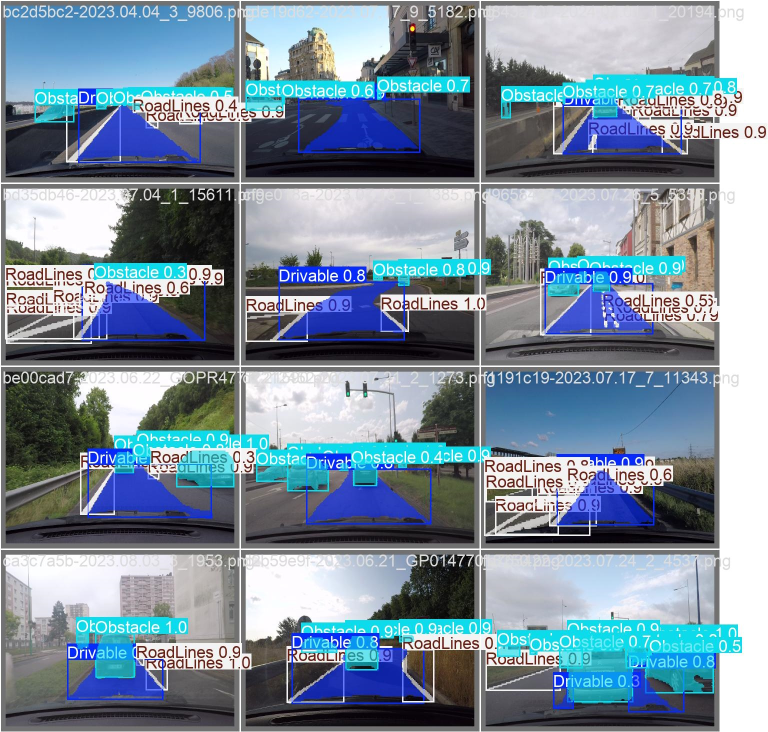
#> input picture images/val_batch0_pred.jpg, 1536 x 1464 px, given in place of 4.MP4, which was not available (shown at 1/2 size)
$ python AutopilotV1.py
#> lines starting #> are read from the running program, lines starting #| are printed output that depends on the picture; after the words box and inside, x2 and y2 are one past the last pixel; in counts of white or black regions, pixels touching at a corner belong together; pictures that were not available may be replaced by others from this repository, and a replacement may not be noted
import cv2 as cv
import numpy as np


height = 720
width = 1280

center = int(width/2)
car_hood = 150
car_width = 900
distance_center = int(width/2)
detection_distance = 120
distance_width = 130


def display_lines(frame, lines):
    line_image = np.zeros_like(frame)
    if lines is not None:
        for line in lines:
            x1, y1, x2, y2 = line.reshape(4)
            cv.line(line_image, (x1, y1), (x2, y2), (255, 0, 0), 10)
    return line_image


cap = video_capture = cv.VideoCapture('Test drive\\31 03 2023\\4.MP4')

while (cap.isOpened()):
    success, frame = cap.read()
#> frame is the input picture: shape (1464, 1536, 3); mean B, G, R 155.9, 140.7, 122.8
    if success:
        displayed_frame = frame.copy()
        """rbg2gray and transform the view to bird eye view"""


        # transform the view to bird eye view
        top_left = [int(distance_center - distance_width/2), int(height - car_hood - detection_distance)]
        top_right = [int(distance_center + distance_width/2), int(height - car_hood - detection_distance)]
        bottom_left = [int(center - car_width/2), int(height-car_hood)]
        bottom_right = [int(center + car_width/2), int(height-car_hood)]

        cv.circle(displayed_frame, top_left, 5, (0, 0, 255), -1)
#> displayed_frame: shape (1464, 1536, 3); under 0.01% of pixels changed, all inside (x1, y1, x2, y2) = (570, 445, 581, 456)
        cv.circle(displayed_frame, top_right, 5, (0, 0, 255), -1)
#> displayed_frame: shape (1464, 1536, 3); mean B, G, R 155.9, 140.7, 122.8
        cv.circle(displayed_frame, bottom_left, 10, (0, 0, 255), -1)
#> displayed_frame: shape (1464, 1536, 3); mean B, G, R 155.9, 140.7, 122.8
        cv.circle(displayed_frame, bottom_right, 10, (0, 0, 255), -1)
#> displayed_frame: shape (1464, 1536, 3); mean B, G, R 155.8, 140.6, 122.8
        cv.imshow('displayed_frame', displayed_frame)


        frame_gray = cv.cvtColor(frame, cv.COLOR_RGB2GRAY)
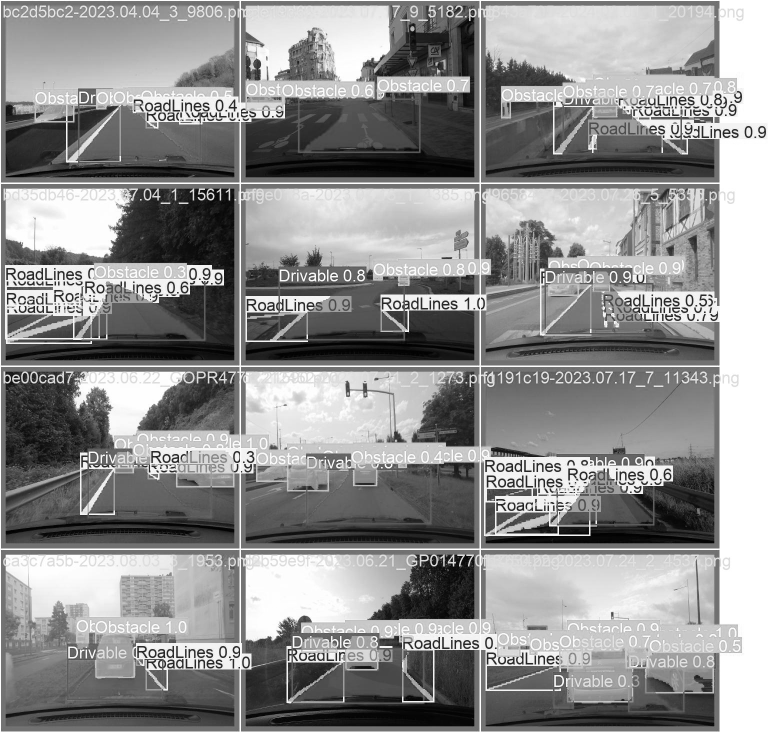
#> frame_gray: shape (1464, 1536) (shown at 1/2 size); min 0, max 255, mean 143.2
        # frame_blur = cv.GaussianBlur(frame_gray, (5, 5), 0)

        pts1 = np.float32([top_left, bottom_left, top_right, bottom_right])
        pts2 = np.float32([[0, 0], [0, height], [width, 0], [width, height]])

        matrix = cv.getPerspectiveTransform(pts1, pts2)
        transformed_frame = cv.warpPerspective(frame_gray, matrix, (width, height))

        kernel_sharpen = np.array([[0, -1, 0],
                                [-1, 5, -1],
                                [0, -1, 0]])
        frame_sharpen = cv.filter2D(transformed_frame, -1, kernel_sharpen)
        # frame_sharpen = cv.filter2D(frame_sharpen, -1, kernel_sharpen)

        alpha = 2  # Contrast control (1.0-3.0)
        beta = -200  # Brightness control (0-100)
        adjusted = cv.convertScaleAbs(frame_sharpen, alpha=alpha, beta=beta)
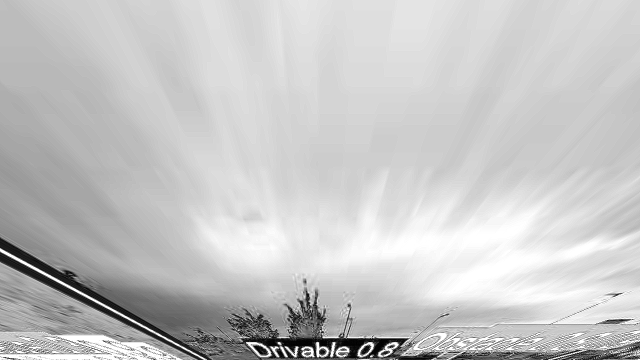
#> adjusted: shape (720, 1280) (shown at 1/2 size); min 0, max 255, mean 197.7

        # kernel_edge = np.array([[0, -1, 0],
        #                         [-1, 5, -1],
        #                         [0, -1, 0]])
        # edge_detection = cv.filter2D(adjusted, -1, kernel_edge)

        frame_canny = cv.Canny(adjusted, 100, 250)
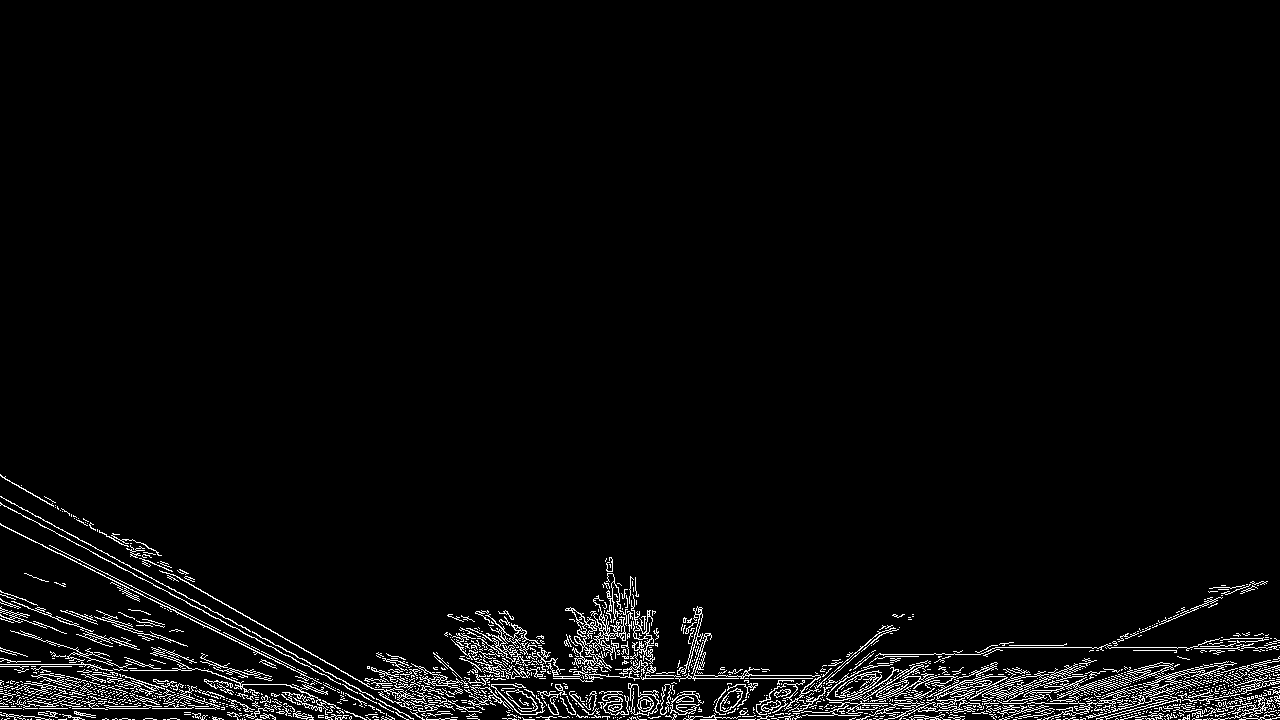
#> frame_canny: shape (720, 1280); 3.3% white in thin lines or dots, all inside (x1, y1, x2, y2) = (0, 474, 1280, 720)
        lines = cv.HoughLinesP(frame_canny, 1, np.pi / 180, 100, np.array([]), minLineLength=40, maxLineGap=30)
#> lines = 183 rows, first 6: [372, 708, 1273, 708], [59, 708, 574, 691], [0, 689, 487, 680], [0, 703, 1279, 703], [296, 671, 345, 672], [270, 666, 1275, 683]
        frame_lines = display_lines(frame_canny, lines)
#> the loop in display_lines, `for line in lines:` made 183 passes
#> after the loop in display_lines, `for line in lines:`:
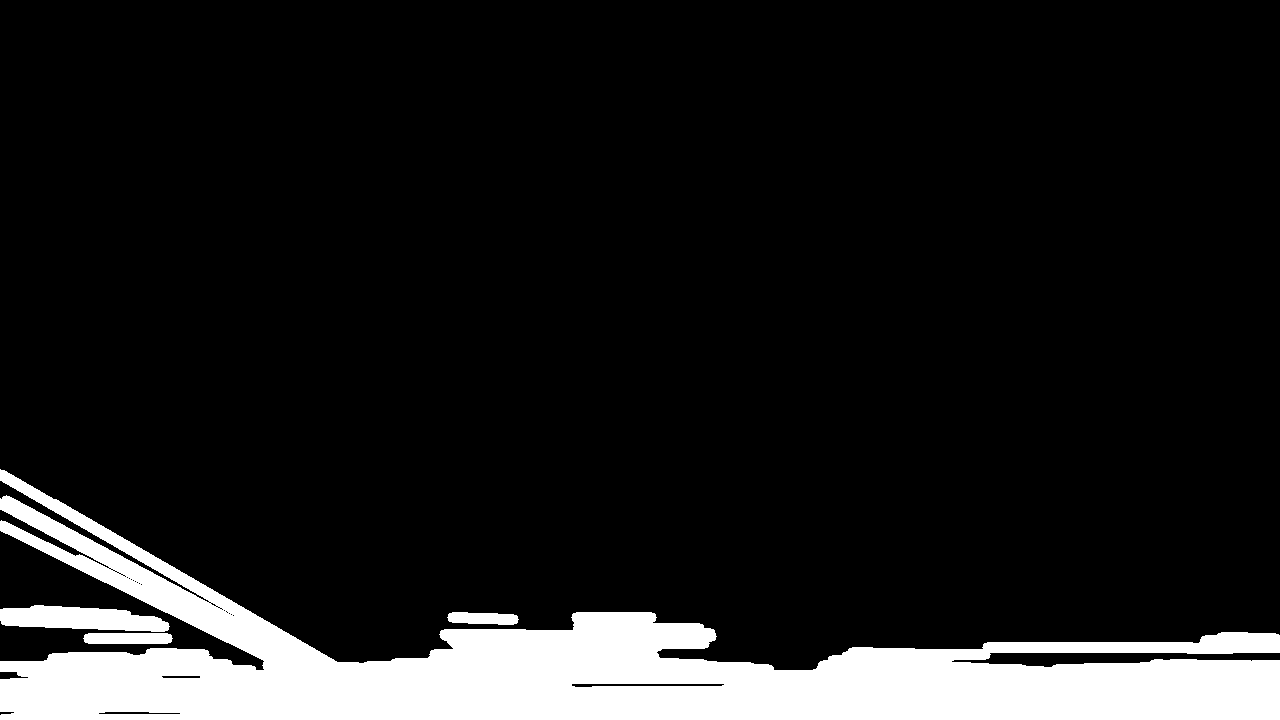
#> line_image: shape (720, 1280); 11.9% white; 4 white regions, box (x1, y1, x2, y2) and area: (0, 469, 1280, 720) 104749, (0, 605, 170, 632) 3221, (83, 633, 173, 644) 950, (447, 612, 519, 625) 752
        combo_image = cv.addWeighted(adjusted, 0.8, frame_lines, 1, 1)
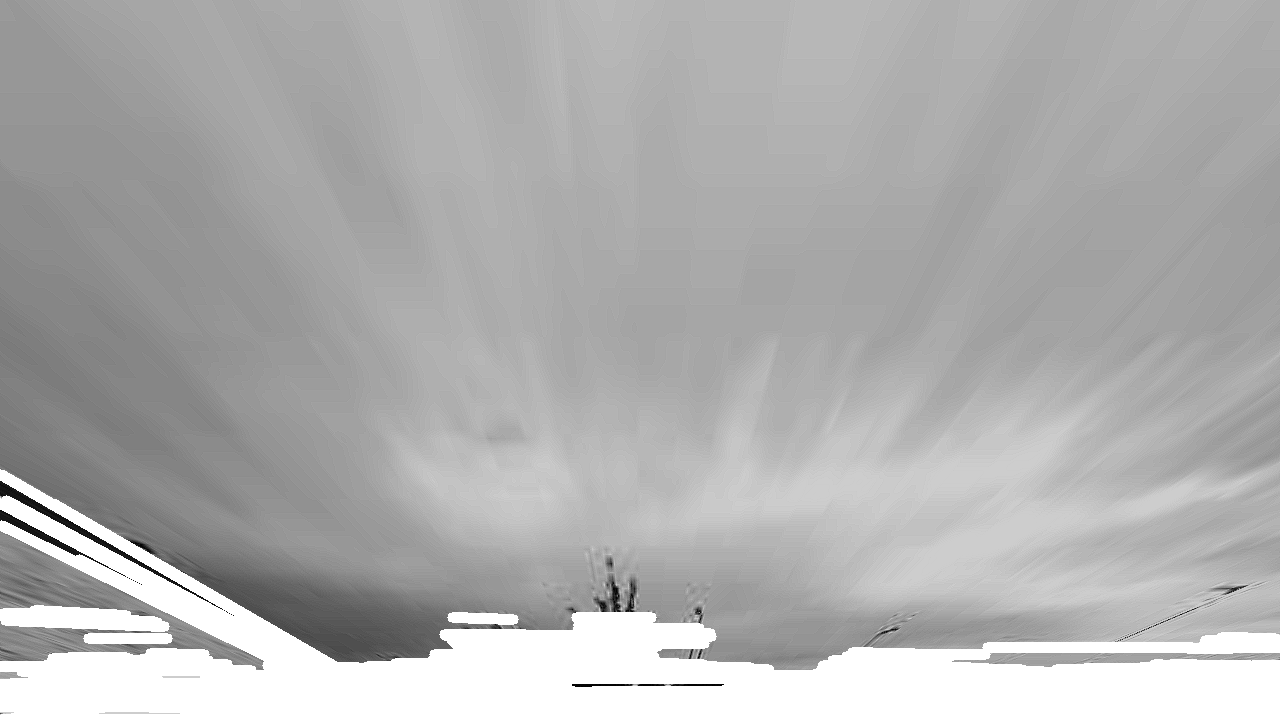
#> combo_image: shape (720, 1280); min 1, max 255, mean 175.8

        cv.imshow('adjusted', adjusted)
        cv.imshow('frame_canny', frame_canny)
        cv.imshow('combo_image', frame_lines)
        if cv.waitKey(1) == 27:
#> (key Esc is pressed here)
            break

        cv.waitKey(10)

$ run again, on images/autopilotV6 active 2.png
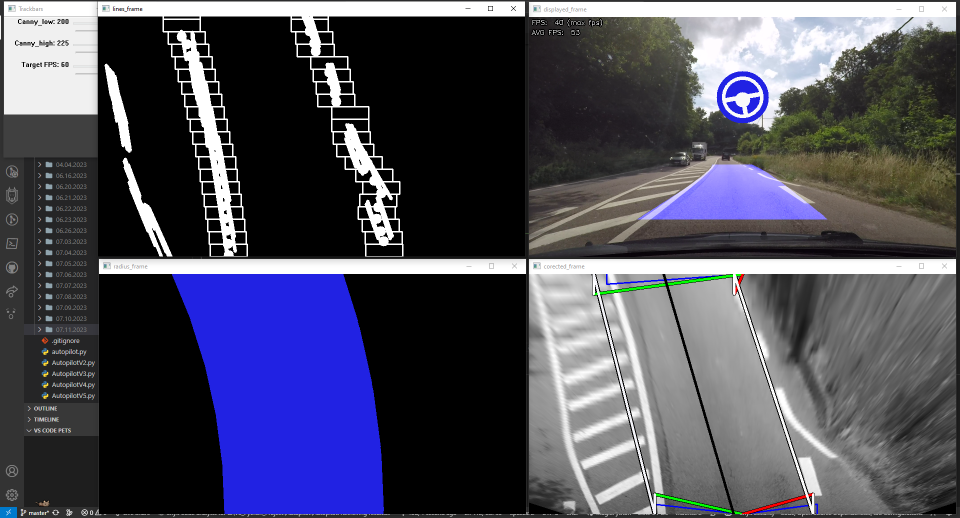
#> input picture images/autopilotV6 active 2.png, 1920 x 1035 px, given in place of 4.MP4, which was not available (shown at 1/2 size)
#> frame is the input picture: shape (1035, 1920, 3); mean B, G, R 92.7, 76.5, 76.7
#> `frame_canny = cv.Canny(adjusted, 100, 250)`:
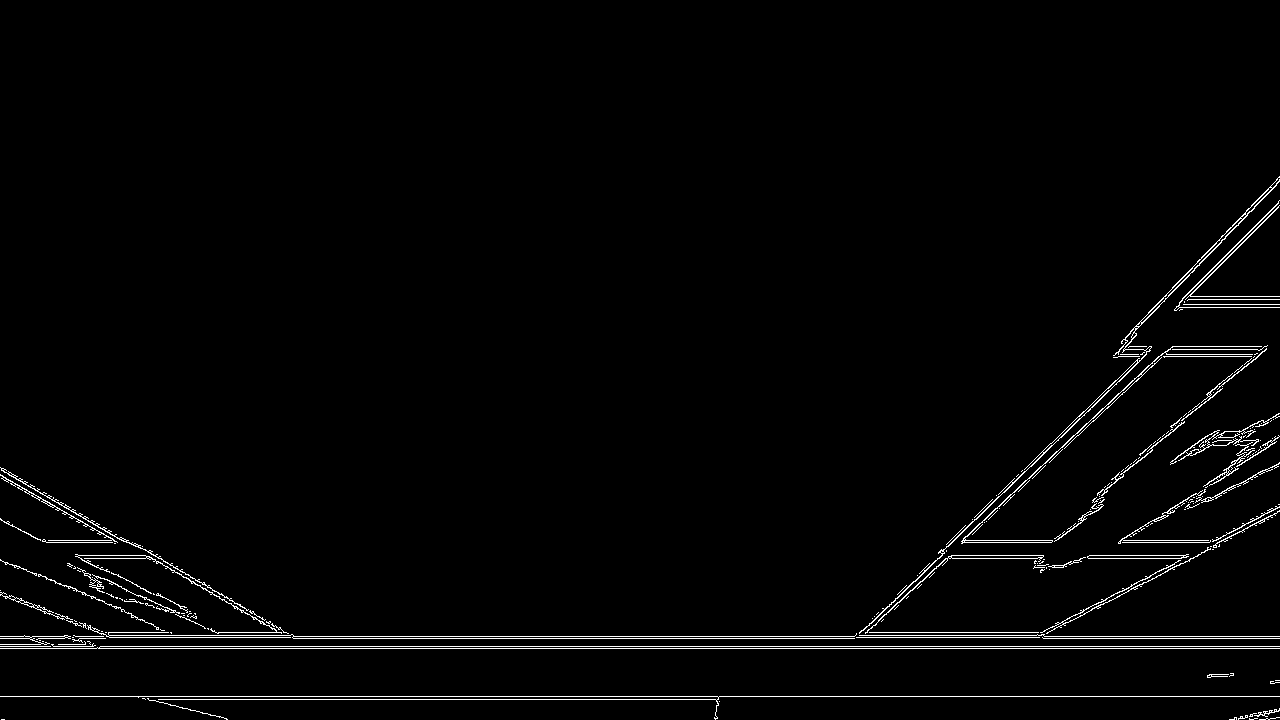
#> frame_canny: shape (720, 1280); 1.9% white in thin lines or dots, all inside (x1, y1, x2, y2) = (0, 176, 1280, 720)
#> lines = 48 rows, first 6: [0, 646, 1279, 646], [0, 696, 1279, 696], [0, 648, 1279, 648], [293, 636, 854, 636], [0, 638, 105, 638], [145, 699, 718, 699]
#> the loop in display_lines, `for line in lines:` made 48 passes
#> `combo_image = cv.addWeighted(adjusted, 0.8, frame_lines, 1, 1)`:
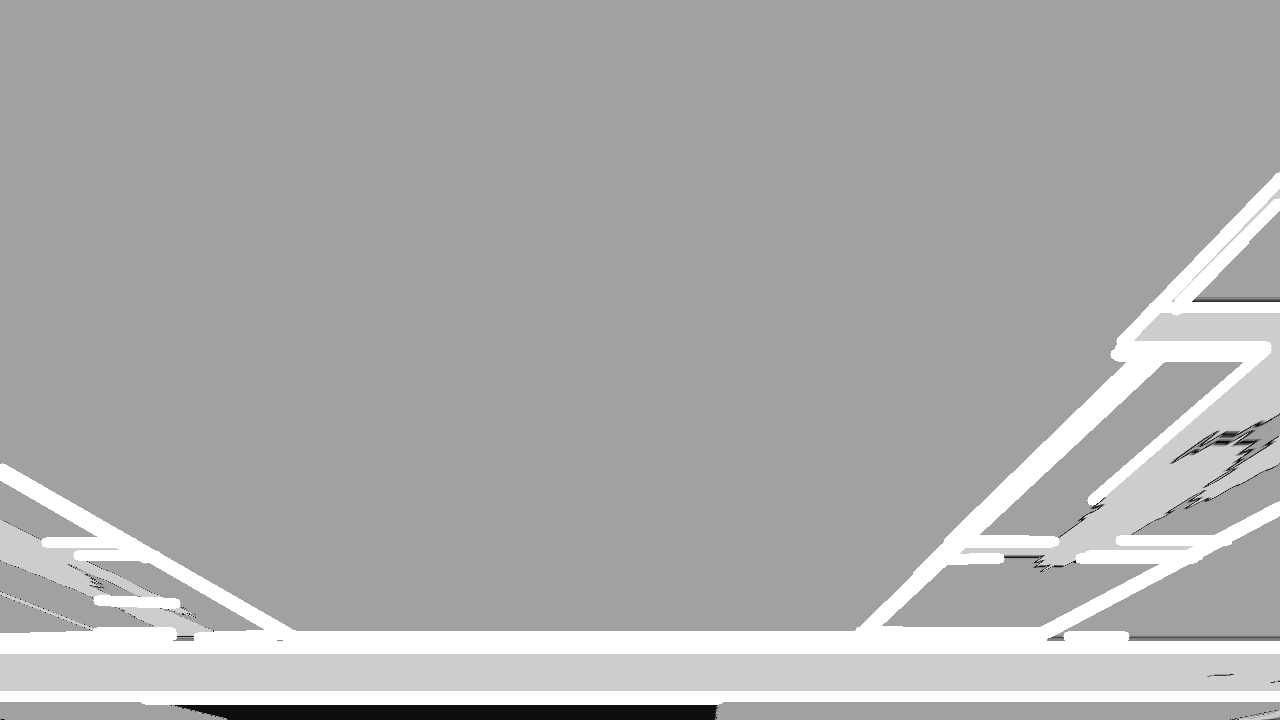
#> combo_image: shape (720, 1280); min 1, max 255, mean 171

$ run again, on images/autopilotV6 active 3.png
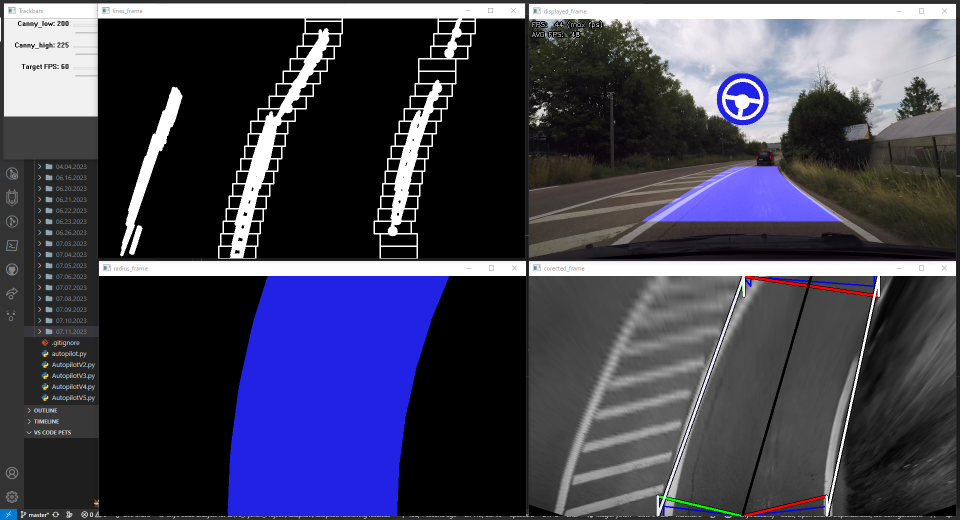
#> input picture images/autopilotV6 active 3.png, 1920 x 1040 px, given in place of 4.MP4, which was not available (shown at 1/2 size)
#> frame is the input picture: shape (1040, 1920, 3); mean B, G, R 84.5, 65.8, 66.4
#> `frame_canny = cv.Canny(adjusted, 100, 250)`:
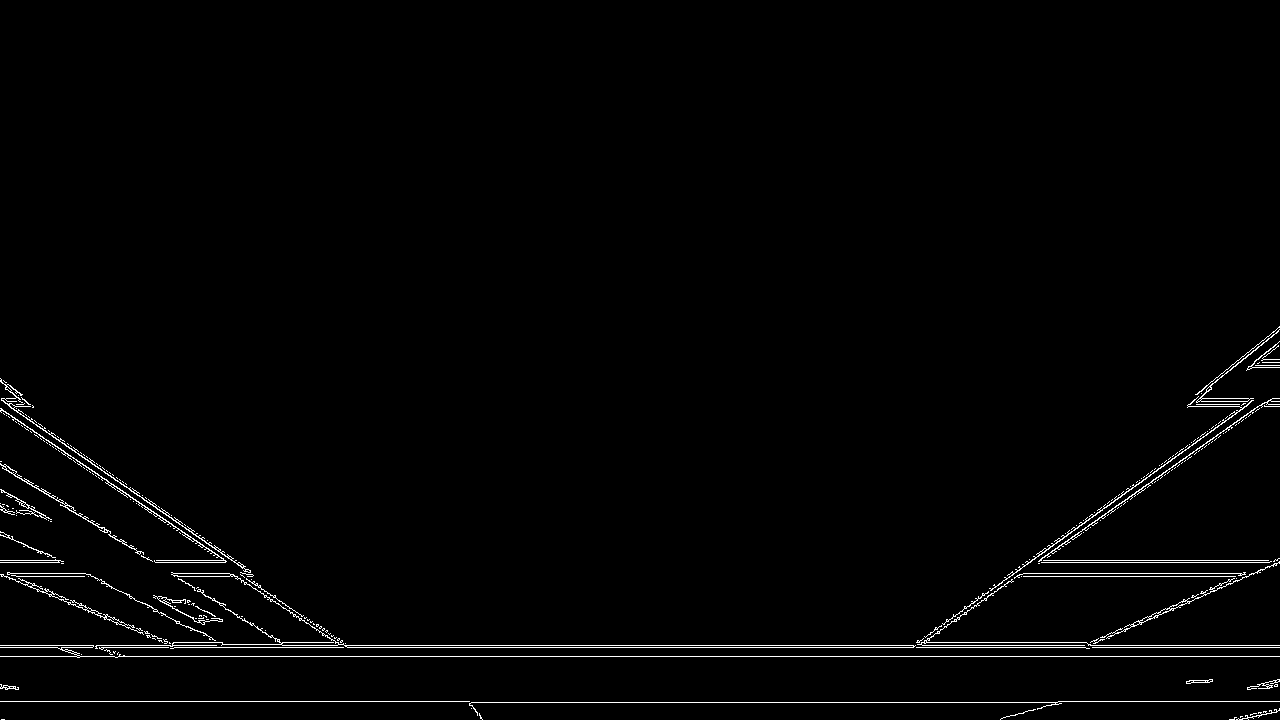
#> frame_canny: shape (720, 1280); 1.4% white in thin lines or dots, all inside (x1, y1, x2, y2) = (0, 326, 1280, 720)
#> lines = 27 rows, first 6: [0, 656, 1279, 656], [282, 645, 1279, 645], [0, 647, 1279, 647], [0, 701, 469, 701], [471, 702, 1057, 702], [1009, 576, 1248, 576]
#> the loop in display_lines, `for line in lines:` made 27 passes
#> `combo_image = cv.addWeighted(adjusted, 0.8, frame_lines, 1, 1)`:
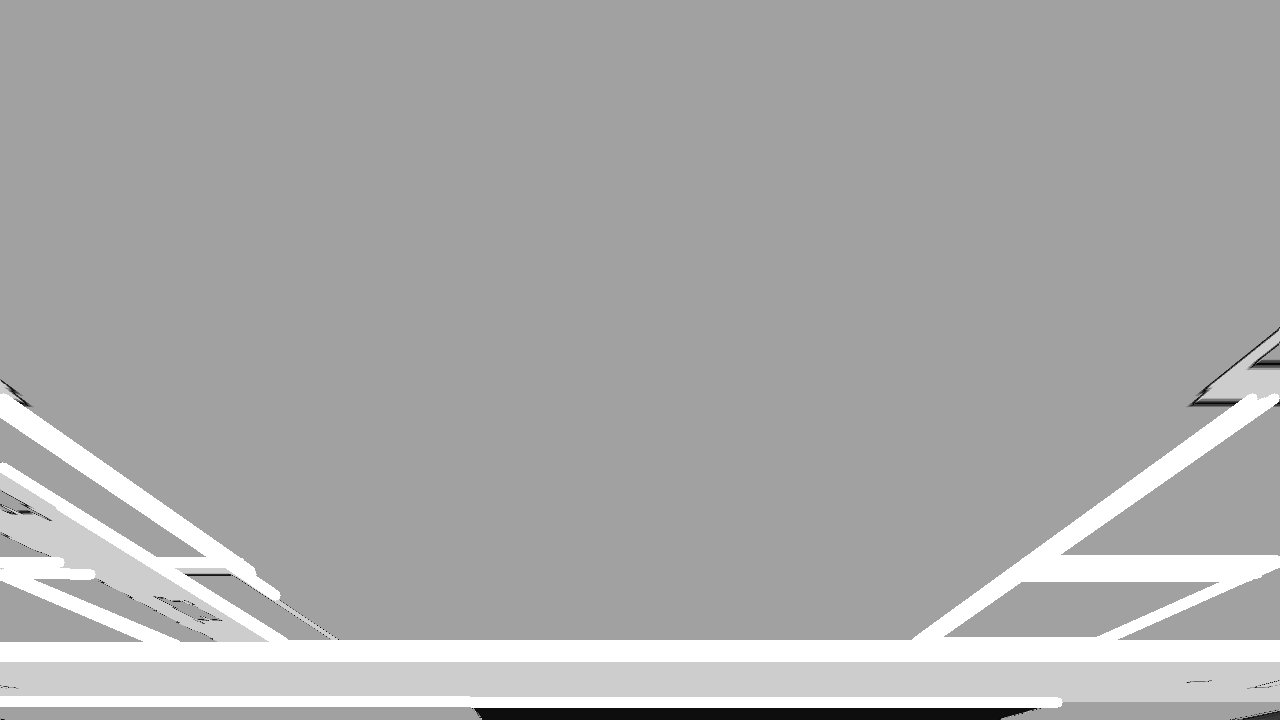
#> combo_image: shape (720, 1280); min 1, max 255, mean 169.8
